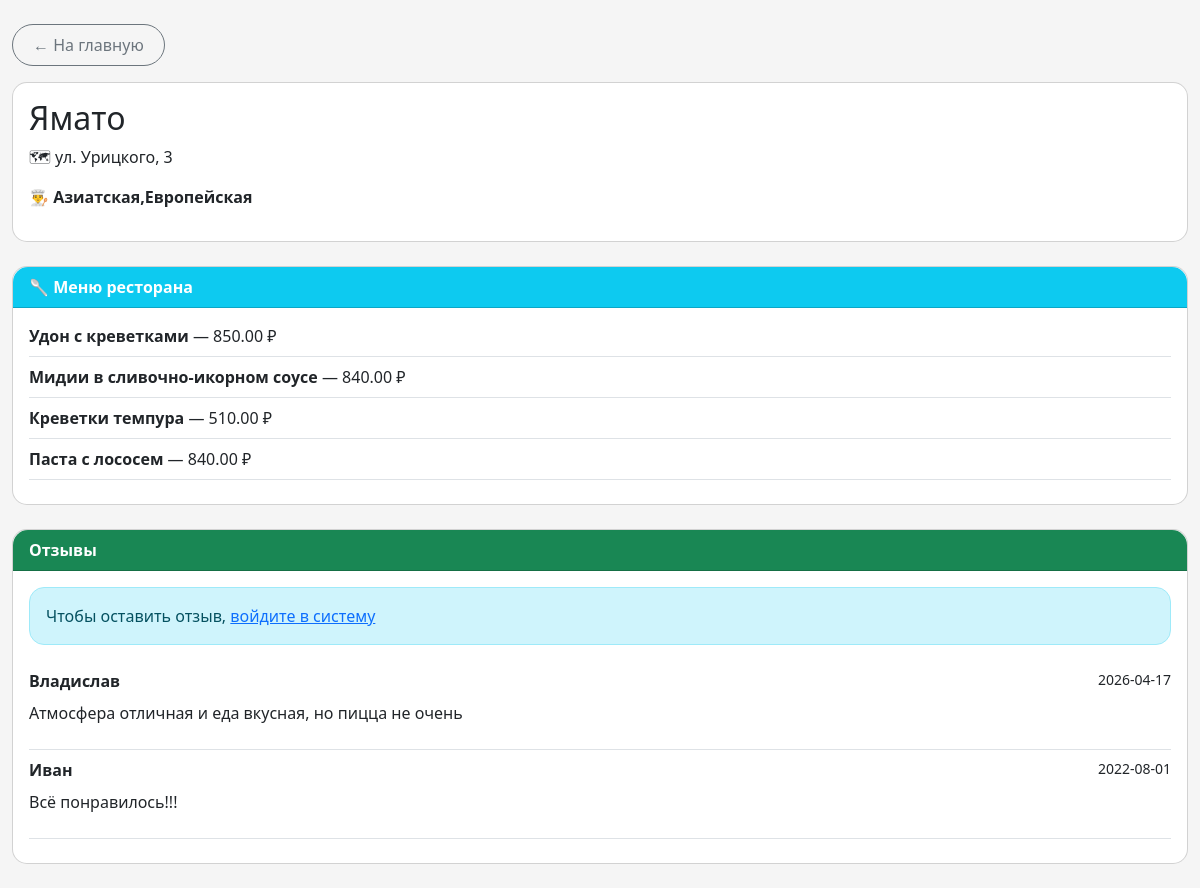
The app's page /restaurant.php?id=5 with its own data.
### tables this page shows
CREATE TABLE `places` (
  `id` int(11) NOT NULL,
  `name` varchar(150) NOT NULL,
  `address` varchar(255) DEFAULT NULL,
  `cuisine_type` varchar(50) DEFAULT NULL
);

CREATE TABLE `dishes` (
  `id` int(11) NOT NULL,
  `place_id` int(11) NOT NULL,
  `name` varchar(150) NOT NULL,
  `price` decimal(8,2) DEFAULT NULL
);

CREATE TABLE `reviews` (
  `id` int(11) NOT NULL,
  `user_id` int(11) NOT NULL,
  `place_id` int(11) NOT NULL,
  `comment` text,
  `rating` int(11) DEFAULT '5',
  `visit_date` date DEFAULT NULL
);

CREATE TABLE `users` (
  `id` int(11) NOT NULL,
  `name` varchar(100) NOT NULL,
  `email` varchar(100) NOT NULL,
  `password` varchar(255) NOT NULL,
  `is_admin` tinyint(4) DEFAULT '0'
);

### restaurant.php (called while the page is built, shortened)
<?php
require 'config.php';
require 'Models/models.php';
$id = $_GET['id'];
$restaurant = getRestaurantById($pdo, $id);
$dishes = getDishesByPlaceId($pdo, $id);
$reviews = getReviewsByPlaceId($pdo, $id);
include 'views/restaurant.view.php';
?>

### Models/models.php (called while the page is built, shortened)
<?php
function getRestaurantById($pdo, $id) {
    $sql = "SELECT * FROM places WHERE id = :id";
    $stmt = $pdo->prepare($sql);
    $stmt->execute(['id' => $id]);
    return $stmt->fetch();
}
function getDishesByPlaceId($pdo, $place_id) {
    $sql = "SELECT * FROM dishes WHERE place_id = :place_id";
    $stmt = $pdo->prepare($sql);
    $stmt->execute(['place_id' => $place_id]);
    return $stmt->fetchAll();
}
function getReviewsByPlaceId($pdo, $place_id) {
    $sql = "SELECT reviews.id, reviews.comment, reviews.visit_date, reviews.user_id, reviews.place_id, users.name
            FROM reviews
            JOIN users ON reviews.user_id = users.id
            WHERE reviews.place_id = :place_id
            ORDER BY reviews.visit_date DESC";
    $stmt = $pdo->prepare($sql);
    $stmt->execute(['place_id' => $place_id]);
    return $stmt->fetchAll();
}
?>

### views/restaurant.view.php (the view, shortened to what this page needs)
<!DOCTYPE html>
<html lang="en">
<head>
    <link href="https://cdn.jsdelivr.net/npm/bootstrap@5.3.0/dist/css/bootstrap.min.css" rel="stylesheet">
    <link href="css/style.css" rel="stylesheet">
</head>
<body>
<div class="container py-4">
    <a href="index.php" class="btn btn-outline-secondary mb-3">← На главную</a>
    <div class="card mb-4">
        <div class="card-body">
            <h2><?php echo $restaurant['name']; ?></h2>
            <p>🗺 <?php echo $restaurant['address']; ?></p>
            <p>👨‍🍳 <strong><?php echo $restaurant['cuisine_type']; ?></strong></p>
        </div>
    </div>
    <div class="card mb-4">
        <div class="card-header bg-info text-white">🥄 Меню ресторана</div>
        <div class="card-body">
            <?php if (count($dishes) > 0): ?>
                <?php foreach ($dishes as $dish): ?>
                    <div class="border-bottom pb-2 mb-2">
                        <strong><?php echo $dish['name']; ?></strong> — <?php echo $dish['price']; ?> ₽
                    </div>
                <?php endforeach; ?>
            <?php else: ?>
                <p class="text-muted">Пока нет блюд в меню...</p>
            <?php endif; ?>
        </div>
    </div>
    <div class="card">
        <div class="card-header bg-success text-white">Отзывы</div>
        <div class="card-body">
            <?php if (isset($_SESSION['user_id'])): ?>
                <form action="reviews/add.php" method="post" class="mb-4 p-3 bg-light rounded">
                    <input type="hidden" name="place_id" value="<?php echo $id; ?>">
                    <input type="date" name="visit_date" class="form-control mb-2" required>
                    <textarea name="comment" class="form-control mb-2" rows="3" placeholder="Ваш отзыв" required></textarea>
                    <button type="submit" class="btn btn-success">Отправить</button>
                </form>
            <?php else: ?>
                <div class="alert alert-info mb-4">Чтобы оставить отзыв, <a href="login.php">войдите в систему</a></div>
            <?php endif; ?>
            <?php foreach ($reviews as $review): ?>
                <div class="border-bottom pb-2 mb-2">
                    <div class="d-flex justify-content-between">
                        <strong><?php echo $review['name']; ?></strong>
                        <small><?php echo $review['visit_date']; ?></small>
                    </div>
                    <p class="mt-2"><?php echo $review['comment']; ?></p>
                </div>
            <?php endforeach; ?>
        </div>
    </div>
</div>
</body>
</html>

### css/style.css (style rules this page uses)
body { background-color: #f5f5f5; font-family: 'Segoe UI', Tahoma, Geneva, Verdana, sans-serif; }
.card { border-radius: 15px; transition: transform 0.2s; }
.card-header { font-weight: bold; border-radius: 15px 15px 0 0 !important; }
.btn { border-radius: 25px; padding: 8px 20px; }
.container { max-width: 1200px; }
.alert { border-radius: 15px; }

### records on screen
places: name "Ямато", address "ул. Урицкого, 3", cuisine_type "Азиатская,Европейская"
dishes: name "Удон с креветками", price "850.00"
dishes: name "Мидии в сливочно-икорном соусе", price "840.00"
dishes: name "Креветки темпура", price "510.00"
dishes: name "Паста с лососем", price "840.00"
reviews: user.name "Владислав", visit_date "2026-04-17", comment "Атмосфера отличная и еда вкусная, но пицца не очень"
reviews: user.name "Иван", visit_date "2022-08-01", comment "Всё понравилось!!!"
